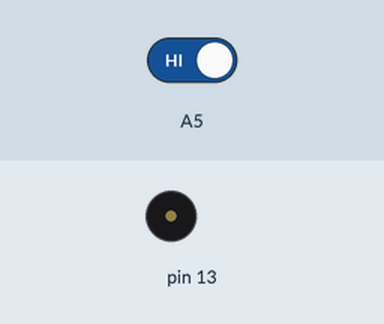
Simulated run of this sketch. Board: Arduino Uno, built with avr-gcc and run on an emulated ATmega328P. Parts: buzzer (waves = sounding). The inputs (shaded band) are chosen by the test bench; at power-on: A5 HIGH. What the sketch prints to the serial monitor is not drawn.

Above: at 1.2 s.
1.3 s: A5 driven LOW
At 2.6 s:
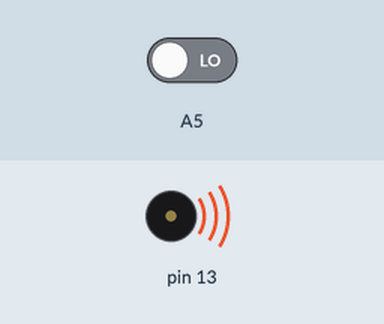
4.3 s: A5 driven HIGH
At 6.5 s:
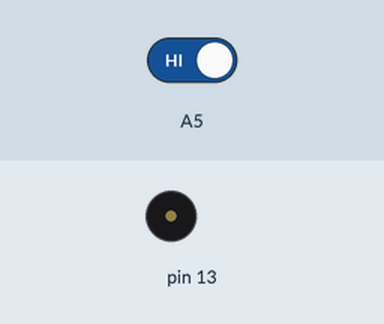
Timing chart, 0 to 8.0 s (numbered marks = the images above; inputs shaded):
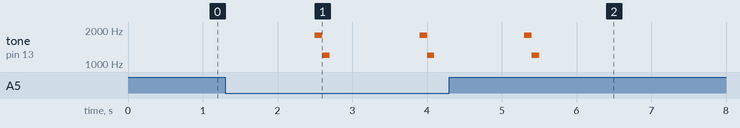

Measured:
- after the input at 1.3 s, tone on pin 13: plays 1800 Hz for 0.10 s, 1200 Hz for 0.10 s, 1800 Hz for 0.10 s, 1200 Hz for 0.10 s, starting after 1.2 s
- after the input at 4.3 s, tone on pin 13: goes on until 5.5 s, then stays silent

The sketch:

sketch_jun29a.ino
```cpp
void setup() {
  // put your setup code here, to run once:
  pinMode(13, OUTPUT);
  pinMode(A5,INPUT);
  Serial.begin(9600);
}

void loop() {
  if (!digitalRead(A5))
  {
    digitalWrite(13,HIGH);
    delay(200);
    digitalWrite(13,LOW);
    delay(1000);
    Serial.write(0x55);
    tone(13,1800);
    delay(100);
    tone(13,1200);
    delay(100);
    noTone(13);
    digitalWrite(13,LOW);
  }
}
```
